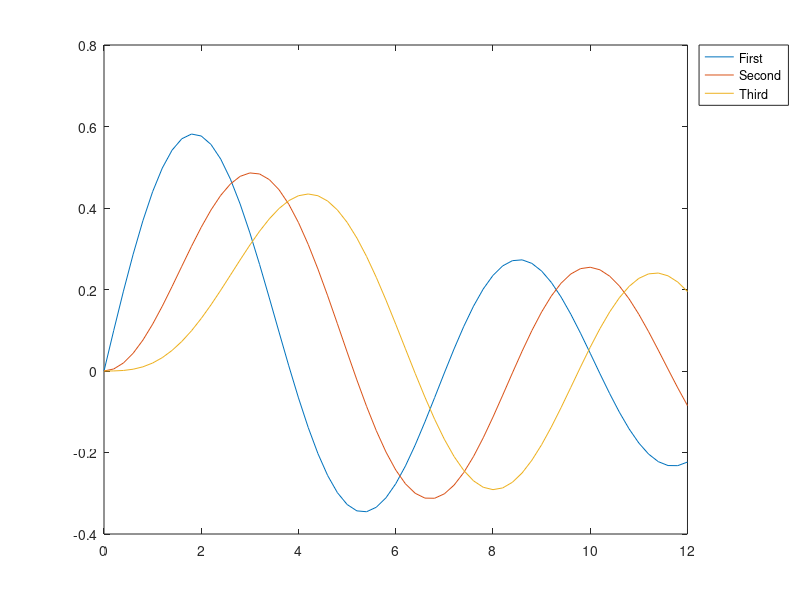

This chart was generated by the following MATLAB code:
 x = 0:.2:12;
          Y = [besselj(1,x); besselj(2,x); besselj(3,x)];
          plot(x,Y);
          legend('First','Second','Third','Location','NorthEastOutside')